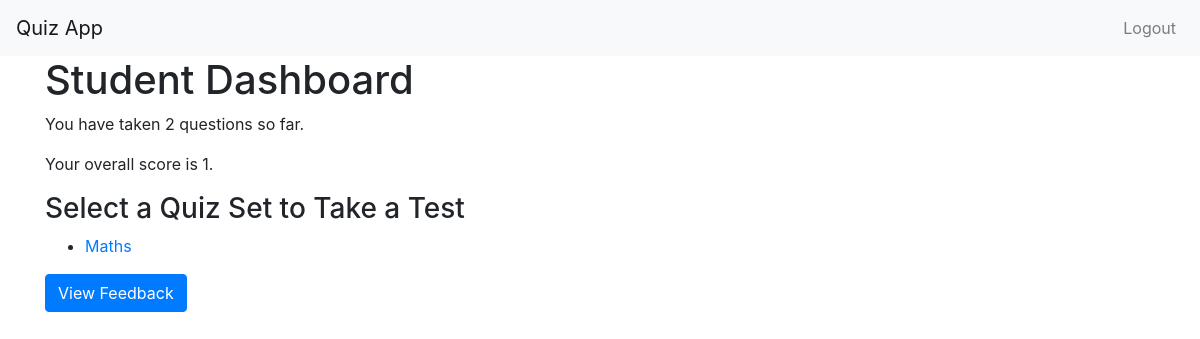
Before: /student_dashboard (signed in) with the older database file.
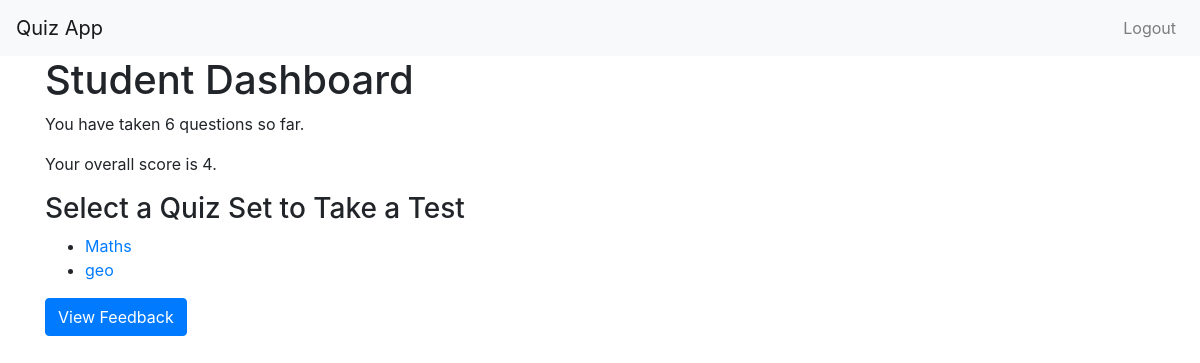
After: the same page with the newer database file.
### app/models.py (models this page shows)
class QuizSet(db.Model):
    id = db.Column(db.Integer, primary_key=True)
    title = db.Column(db.String(128), nullable=False)
    questions = db.relationship('Question', backref='quiz_set', lazy=True)
    quiz_results = db.relationship('QuizResult', backref='related_quiz_set', lazy=True)  # Renamed backref

### app/routes.py (the view)
@main_bp.route("/student_dashboard")
@login_required
def student_dashboard():
    user_results = QuizResult.query.filter_by(user_id=current_user.id).all()
    total_questions = sum(len(result.quiz_set.questions) for result in user_results)
    total_score = sum(result.score for result in user_results)
    quiz_sets = QuizSet.query.all()
    return render_template(
        'student_dashboard.html',
        total_questions=total_questions,
        total_score=total_score,
        results=user_results,
        quiz_sets=quiz_sets  # Add quiz sets to the context
    )

### app/__init__.py (called while the page is built)
@login_manager.user_loader
def load_user(user_id):
    from app.models import User
    return User.query.get(int(user_id))

### app/templates/student_dashboard.html
{% extends "layout.html" %}
{% block content %}
<h1>Student Dashboard</h1>
<p>You have taken {{ total_questions }} questions so far.</p>
<p>Your overall score is {{ total_score }}.</p>
<h3>Select a Quiz Set to Take a Test</h3>
<ul>
    {% for quiz_set in quiz_sets %}
    <li><a href="{{ url_for('main.quiz', quiz_id=quiz_set.id) }}">{{ quiz_set.title }}</a></li>
    {% endfor %}
</ul>
<a href="{{ url_for('main.view_feedback') }}" class="btn btn-primary">View Feedback</a>
{% endblock %}

Changed rows visible on the page:
added QuizSet: title "geo"
Other visible differences:
{{ total_questions }}: "2" → "6"
{{ total_score }}: "1" → "4"
